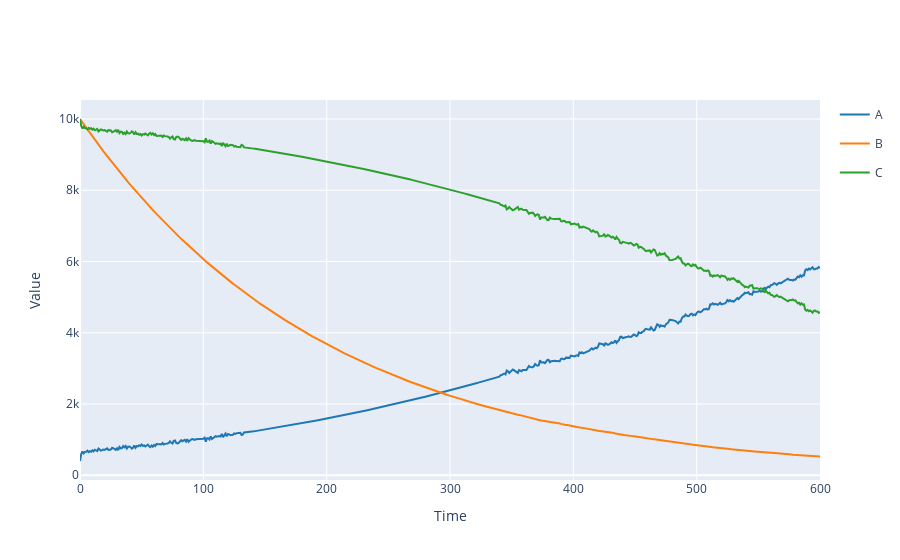

This figure's notebook cell:
### Code cell
resultsP_cv.plotplotly()

### Figure 1 — Plotly figure (JSON) as saved in the notebook; plotly's stock layout.template omitted (floating-point values rounded to 4 significant figures; data arrays with more than 128 entries replaced by an {"elided": "..."} marker saying what was removed)
{"data": [{"legendgroup": "A", "line": {"color": "#1f77b4"}, "mode": "lines", "name": "A", "type": "scatter", "x": {"elided": "601 int values"}, "y": {"elided": "601 float values"}}, {"legendgroup": "B", "line": {"color": "#ff7f0e"}, "mode": "lines", "name": "B", "type": "scatter", "x": {"elided": "601 int values"}, "y": {"elided": "601 float values"}}, {"legendgroup": "C", "line": {"color": "#2ca02c"}, "mode": "lines", "name": "C", "type": "scatter", "x": {"elided": "601 int values"}, "y": {"elided": "601 float values"}}], "layout": {"showlegend": true, "title": {"text": ""}, "xaxis": {"title": {"text": "Time"}}, "yaxis": {"title": {"text": "Value"}}}}
